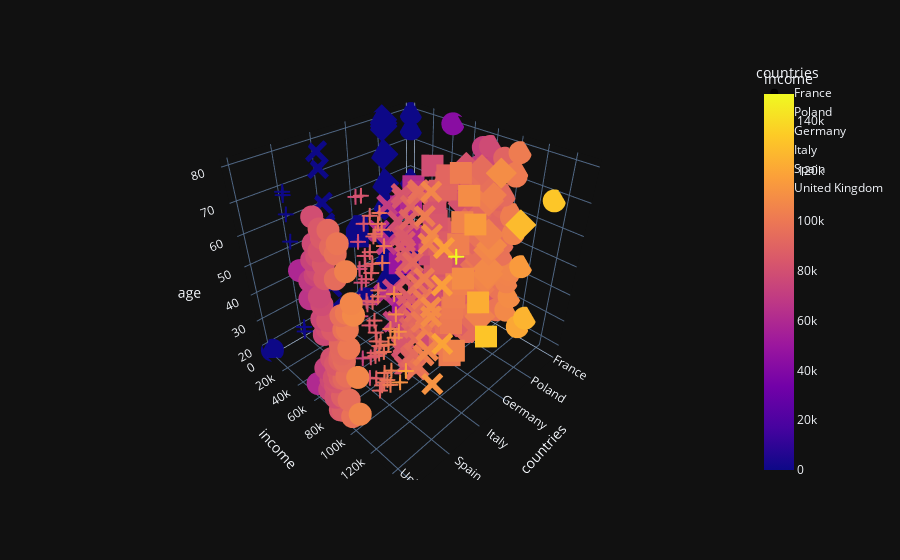

The cell this chart's notebook holds for it:
### Markdown cell above
Plot: Avg income in year by countries with precise age

### Code cell
fig = px.bar(df_avg_income_in_year_by_country_with_precise_age_from_list,x="countries",y="income",color="countries",hover_name="countries",
            animation_frame="age",range_y=[30000,120000],template=theme)
fig.update_layout(
title="Avg income in year by countries",
xaxis_title="Countries",
yaxis_title="Dollars",
)
fig.layout.updatemenus[0].buttons[0].args[1]['frame']['duration'] = 1650
fig.layout.updatemenus[0].buttons[0].args[1]['transition']['duration'] = 600
fig.show(renderer='notebook_connected')


fig2 = px.scatter(df_avg_income_in_year_by_country_with_precise_age_from_list,x="countries",y="income",color="income",size="income",hover_name="countries",
            animation_frame="age",range_y=[30000,120000],template=theme)
fig2.update_layout(
title="Avg income in year by countries",
xaxis_title="Countries",
yaxis_title="Dollars",
)
fig2.layout.updatemenus[0].buttons[0].args[1]['frame']['duration'] = 1650
fig2.layout.updatemenus[0].buttons[0].args[1]['transition']['duration'] = 600
fig2.show(renderer='notebook_connected')


fig3 = px.scatter_3d(df_avg_income_in_year_by_country_with_precise_age_from_list, x='countries', y='income', z='age',
              color='income',symbol='countries',template=theme)
fig3.show()

### Figure 1 — Plotly figure (JSON) as saved in the notebook; plotly's stock layout.template omitted (floating-point values rounded to 4 significant figures)
{"data": [{"hovertemplate": "countries=%{x}<br>income=%{marker.color}<br>age=%{z}<extra></extra>", "legendgroup": "France", "marker": {"color": [0, 84390.0, 120422, 64533, 98767, 0, 107900.0, 125613, 84490.0, 0, 56915, 74620.0, 109100.0, 98324, 72600.0, 75088, 82870, 104779, 93709, 83140.0, 105198, 82130.0, 105700.0, 85510.0, 76450.0, 115300.0, 97060.0, 79060.0, 0, 92675, 96910.0, 0, 96490.0, 96470.0, 68942, 105212, 88950.0, 92920, 0, 91300.0, 101835, 102500.0, 93266, 75344, 90270.0, 91696, 93620, 84021, 70300.0, 59180.0, 132431, 78370.0, 69885, 101100.0, 101500.0, 76606, 0, 90462, 71757, 77730.0, 101958, 0, 42885], "coloraxis": "coloraxis", "symbol": "circle"}, "mode": "markers", "name": "France", "scene": "scene", "showlegend": true, "type": "scatter3d", "x": ["France", "France", "France", "France", "France", "France", "France", "France", "France", "France", "France", "France", "France", "France", "France", "France", "France", "France", "France", "France", "France", "France", "France", "France", "France", "France", "France", "France", "France", "France", "France", "France", "France", "France", "France", "France", "France", "France", "France", "France", "France", "France", "France", "France", "France", "France", "France", "France", "France", "France", "France", "France", "France", "France", "France", "France", "France", "France", "France", "France", "France", "France", "France"], "y": [0, 84390.0, 120422, 64533, 98767, 0, 107900.0, 125613, 84490.0, 0, 56915, 74620.0, 109100.0, 98324, 72600.0, 75088, 82870, 104779, 93709, 83140.0, 105198, 82130.0, 105700.0, 85510.0, 76450.0, 115300.0, 97060.0, 79060.0, 0, 92675, 96910.0, 0, 96490.0, 96470.0, 68942, 105212, 88950.0, 92920, 0, 91300.0, 101835, 102500.0, 93266, 75344, 90270.0, 91696, 93620, 84021, 70300.0, 59180.0, 132431, 78370.0, 69885, 101100.0, 101500.0, 76606, 0, 90462, 71757, 77730.0, 101958, 0, 42885], "z": [18, 19, 20, 21, 22, 23, 24, 25, 26, 27, 28, 29, 30, 31, 32, 33, 34, 35, 36, 37, 38, 39, 40, 41, 42, 43, 44, 45, 46, 47, 48, 49, 50, 51, 52, 53, 54, 55, 56, 57, 58, 59, 60, 61, 62, 63, 64, 65, 66, 67, 68, 69, 70, 71, 72, 73, 74, 75, 76, 77, 78, 79, 80]}, {"hovertemplate": "countries=%{x}<br>income=%{marker.color}<br>age=%{z}<extra></extra>", "legendgroup": "Poland", "marker": {"color": [0, 94740.0, 82645, 0, 87653, 84998, 77489, 84975, 94033, 79090.0, 104689, 99605, 0, 78442, 58741, 79631, 86400.0, 81521, 90220.0, 75520.0, 101600.0, 0, 79566, 78560.0, 104381, 105715, 81090.0, 107662, 96130.0, 107584, 99842, 74090.0, 95430.0, 0, 84507, 106270, 91466, 108279, 97400.0, 82480.0, 104800.0, 0, 95354, 91870.0, 93250.0, 92420.0, 81140.0, 128407, 74430.0, 85314, 102000.0, 0, 103767, 90420.0, 86757, 94120.0, 95951, 81800.0, 94500.0, 109547, 0, 0, 0], "coloraxis": "coloraxis", "symbol": "diamond"}, "mode": "markers", "name": "Poland", "scene": "scene", "showlegend": true, "type": "scatter3d", "x": ["Poland", "Poland", "Poland", "Poland", "Poland", "Poland", "Poland", "Poland", "Poland", "Poland", "Poland", "Poland", "Poland", "Poland", "Poland", "Poland", "Poland", "Poland", "Poland", "Poland", "Poland", "Poland", "Poland", "Poland", "Poland", "Poland", "Poland", "Poland", "Poland", "Poland", "Poland", "Poland", "Poland", "Poland", "Poland", "Poland", "Poland", "Poland", "Poland", "Poland", "Poland", "Poland", "Poland", "Poland", "Poland", "Poland", "Poland", "Poland", "Poland", "Poland", "Poland", "Poland", "Poland", "Poland", "Poland", "Poland", "Poland", "Poland", "Poland", "Poland", "Poland", "Poland", "Poland"], "y": [0, 94740.0, 82645, 0, 87653, 84998, 77489, 84975, 94033, 79090.0, 104689, 99605, 0, 78442, 58741, 79631, 86400.0, 81521, 90220.0, 75520.0, 101600.0, 0, 79566, 78560.0, 104381, 105715, 81090.0, 107662, 96130.0, 107584, 99842, 74090.0, 95430.0, 0, 84507, 106270, 91466, 108279, 97400.0, 82480.0, 104800.0, 0, 95354, 91870.0, 93250.0, 92420.0, 81140.0, 128407, 74430.0, 85314, 102000.0, 0, 103767, 90420.0, 86757, 94120.0, 95951, 81800.0, 94500.0, 109547, 0, 0, 0], "z": [18, 19, 20, 21, 22, 23, 24, 25, 26, 27, 28, 29, 30, 31, 32, 33, 34, 35, 36, 37, 38, 39, 40, 41, 42, 43, 44, 45, 46, 47, 48, 49, 50, 51, 52, 53, 54, 55, 56, 57, 58, 59, 60, 61, 62, 63, 64, 65, 66, 67, 68, 69, 70, 71, 72, 73, 74, 75, 76, 77, 78, 79, 80]}, {"hovertemplate": "countries=%{x}<br>income=%{marker.color}<br>age=%{z}<extra></extra>", "legendgroup": "Germany", "marker": {"color": [0, 101634, 78610.0, 91480.0, 105400.0, 77741, 73560.0, 78979, 51237, 79100.0, 86001, 92418, 88452, 96552, 101200.0, 95525, 82690.0, 132163, 68880.0, 80104, 101500.0, 78765, 78730.0, 71779, 102597, 48522, 0, 122971, 87300.0, 103800.0, 0, 83640.0, 109000.0, 89160.0, 78464, 58181, 89385, 60420.0, 82670.0, 87140.0, 79942, 87283, 103200.0, 87860.0, 86960.0, 50654, 83977, 81330.0, 60370.0, 105300.0, 115395, 82418, 66982, 62676, 82370.0, 85900.0, 90660.0, 109100.0, 90920.0, 91810.0, 91436, 79050.0, 101700.0], "coloraxis": "coloraxis", "symbol": "square"}, "mode": "markers", "name": "Germany", "scene": "scene", "showlegend": true, "type": "scatter3d", "x": ["Germany", "Germany", "Germany", "Germany", "Germany", "Germany", "Germany", "Germany", "Germany", "Germany", "Germany", "Germany", "Germany", "Germany", "Germany", "Germany", "Germany", "Germany", "Germany", "Germany", "Germany", "Germany", "Germany", "Germany", "Germany", "Germany", "Germany", "Germany", "Germany", "Germany", "Germany", "Germany", "Germany", "Germany", "Germany", "Germany", "Germany", "Germany", "Germany", "Germany", "Germany", "Germany", "Germany", "Germany", "Germany", "Germany", "Germany", "Germany", "Germany", "Germany", "Germany", "Germany", "Germany", "Germany", "Germany", "Germany", "Germany", "Germany", "Germany", "Germany", "Germany", "Germany", "Germany"], "y": [0, 101634, 78610.0, 91480.0, 105400.0, 77741, 73560.0, 78979, 51237, 79100.0, 86001, 92418, 88452, 96552, 101200.0, 95525, 82690.0, 132163, 68880.0, 80104, 101500.0, 78765, 78730.0, 71779, 102597, 48522, 0, 122971, 87300.0, 103800.0, 0, 83640.0, 109000.0, 89160.0, 78464, 58181, 89385, 60420.0, 82670.0, 87140.0, 79942, 87283, 103200.0, 87860.0, 86960.0, 50654, 83977, 81330.0, 60370.0, 105300.0, 115395, 82418, 66982, 62676, 82370.0, 85900.0, 90660.0, 109100.0, 90920.0, 91810.0, 91436, 79050.0, 101700.0], "z": [18, 19, 20, 21, 22, 23, 24, 25, 26, 27, 28, 29, 30, 31, 32, 33, 34, 35, 36, 37, 38, 39, 40, 41, 42, 43, 44, 45, 46, 47, 48, 49, 50, 51, 52, 53, 54, 55, 56, 57, 58, 59, 60, 61, 62, 63, 64, 65, 66, 67, 68, 69, 70, 71, 72, 73, 74, 75, 76, 77, 78, 79, 80]}, {"hovertemplate": "countries=%{x}<br>income=%{marker.color}<br>age=%{z}<extra></extra>", "legendgroup": "Italy", "marker": {"color": [84376, 112100.0, 95620.0, 0, 98160.0, 88270.0, 90690.0, 81210, 93671, 83050, 103012, 83150.0, 0, 107000.0, 94750.0, 72817, 76650.0, 89530.0, 93652, 119500.0, 105000.0, 91539, 100556, 64024, 94480.0, 86790.0, 109029, 73360.0, 86690.0, 108600.0, 100747, 0, 0, 85640.0, 96710.0, 0, 0, 102236, 117000.0, 86812, 92370.0, 68059, 85773, 0, 61358, 85456, 81250.0, 84594, 105106, 117308, 79386, 107754, 89250.0, 70118, 0, 101900.0, 90600.0, 83520, 82879, 0, 95701, 96600.0, 106331], "coloraxis": "coloraxis", "symbol": "x"}, "mode": "markers", "name": "Italy", "scene": "scene", "showlegend": true, "type": "scatter3d", "x": ["Italy", "Italy", "Italy", "Italy", "Italy", "Italy", "Italy", "Italy", "Italy", "Italy", "Italy", "Italy", "Italy", "Italy", "Italy", "Italy", "Italy", "Italy", "Italy", "Italy", "Italy", "Italy", "Italy", "Italy", "Italy", "Italy", "Italy", "Italy", "Italy", "Italy", "Italy", "Italy", "Italy", "Italy", "Italy", "Italy", "Italy", "Italy", "Italy", "Italy", "Italy", "Italy", "Italy", "Italy", "Italy", "Italy", "Italy", "Italy", "Italy", "Italy", "Italy", "Italy", "Italy", "Italy", "Italy", "Italy", "Italy", "Italy", "Italy", "Italy", "Italy", "Italy", "Italy"], "y": [84376, 112100.0, 95620.0, 0, 98160.0, 88270.0, 90690.0, 81210, 93671, 83050, 103012, 83150.0, 0, 107000.0, 94750.0, 72817, 76650.0, 89530.0, 93652, 119500.0, 105000.0, 91539, 100556, 64024, 94480.0, 86790.0, 109029, 73360.0, 86690.0, 108600.0, 100747, 0, 0, 85640.0, 96710.0, 0, 0, 102236, 117000.0, 86812, 92370.0, 68059, 85773, 0, 61358, 85456, 81250.0, 84594, 105106, 117308, 79386, 107754, 89250.0, 70118, 0, 101900.0, 90600.0, 83520, 82879, 0, 95701, 96600.0, 106331], "z": [18, 19, 20, 21, 22, 23, 24, 25, 26, 27, 28, 29, 30, 31, 32, 33, 34, 35, 36, 37, 38, 39, 40, 41, 42, 43, 44, 45, 46, 47, 48, 49, 50, 51, 52, 53, 54, 55, 56, 57, 58, 59, 60, 61, 62, 63, 64, 65, 66, 67, 68, 69, 70, 71, 72, 73, 74, 75, 76, 77, 78, 79, 80]}, {"hovertemplate": "countries=%{x}<br>income=%{marker.color}<br>age=%{z}<extra></extra>", "legendgroup": "Spain", "marker": {"color": [0, 90295, 0, 79900.0, 92820.0, 86941, 95222, 101468, 98540.0, 73408, 95930.0, 110912, 82334, 102800.0, 87430.0, 86730.0, 91320.0, 116396, 96140.0, 91960.0, 89450.0, 93430.0, 100900.0, 89000.0, 83110.0, 74366, 106839, 88350.0, 103100.0, 110600.0, 74470.0, 82360.0, 81722, 87525, 108320, 0, 92993, 78056, 93550.0, 82400.0, 107300.0, 76949, 87800.0, 82590.0, 0, 89300.0, 82740, 98030.0, 87550, 77350.0, 0, 0, 100015, 91421, 93281, 83590.0, 98560.0, 95790.0, 89218, 150899, 97311, 77909, 82710.0], "coloraxis": "coloraxis", "symbol": "cross"}, "mode": "markers", "name": "Spain", "scene": "scene", "showlegend": true, "type": "scatter3d", "x": ["Spain", "Spain", "Spain", "Spain", "Spain", "Spain", "Spain", "Spain", "Spain", "Spain", "Spain", "Spain", "Spain", "Spain", "Spain", "Spain", "Spain", "Spain", "Spain", "Spain", "Spain", "Spain", "Spain", "Spain", "Spain", "Spain", "Spain", "Spain", "Spain", "Spain", "Spain", "Spain", "Spain", "Spain", "Spain", "Spain", "Spain", "Spain", "Spain", "Spain", "Spain", "Spain", "Spain", "Spain", "Spain", "Spain", "Spain", "Spain", "Spain", "Spain", "Spain", "Spain", "Spain", "Spain", "Spain", "Spain", "Spain", "Spain", "Spain", "Spain", "Spain", "Spain", "Spain"], "y": [0, 90295, 0, 79900.0, 92820.0, 86941, 95222, 101468, 98540.0, 73408, 95930.0, 110912, 82334, 102800.0, 87430.0, 86730.0, 91320.0, 116396, 96140.0, 91960.0, 89450.0, 93430.0, 100900.0, 89000.0, 83110.0, 74366, 106839, 88350.0, 103100.0, 110600.0, 74470.0, 82360.0, 81722, 87525, 108320, 0, 92993, 78056, 93550.0, 82400.0, 107300.0, 76949, 87800.0, 82590.0, 0, 89300.0, 82740, 98030.0, 87550, 77350.0, 0, 0, 100015, 91421, 93281, 83590.0, 98560.0, 95790.0, 89218, 150899, 97311, 77909, 82710.0], "z": [18, 19, 20, 21, 22, 23, 24, 25, 26, 27, 28, 29, 30, 31, 32, 33, 34, 35, 36, 37, 38, 39, 40, 41, 42, 43, 44, 45, 46, 47, 48, 49, 50, 51, 52, 53, 54, 55, 56, 57, 58, 59, 60, 61, 62, 63, 64, 65, 66, 67, 68, 69, 70, 71, 72, 73, 74, 75, 76, 77, 78, 79, 80]}, {"hovertemplate": "countries=%{x}<br>income=%{marker.color}<br>age=%{z}<extra></extra>", "legendgroup": "United Kingdom", "marker": {"color": [0, 83890.0, 87361, 97272, 60290.0, 80390, 74000.0, 105681, 88260.0, 95270.0, 81710.0, 77270.0, 83110.0, 81380.0, 72892, 88070.0, 92060.0, 87030.0, 95550.0, 84780, 81170.0, 106500.0, 89860.0, 94583, 91048, 92976, 92623, 76358, 92210.0, 100400.0, 80280.0, 85880.0, 75961, 82004, 97263, 100680, 65920.0, 77980.0, 95929, 76360.0, 101201, 107511, 68533, 58890.0, 106400.0, 75038, 84296, 77903, 94235, 73630.0, 84620.0, 79070, 103991, 82040.0, 77243, 96472, 92975, 85790.0, 99110.0, 84600, 92380.0, 79190.0], "coloraxis": "coloraxis", "symbol": "circle"}, "mode": "markers", "name": "United Kingdom", "scene": "scene", "showlegend": true, "type": "scatter3d", "x": ["United Kingdom", "United Kingdom", "United Kingdom", "United Kingdom", "United Kingdom", "United Kingdom", "United Kingdom", "United Kingdom", "United Kingdom", "United Kingdom", "United Kingdom", "United Kingdom", "United Kingdom", "United Kingdom", "United Kingdom", "United Kingdom", "United Kingdom", "United Kingdom", "United Kingdom", "United Kingdom", "United Kingdom", "United Kingdom", "United Kingdom", "United Kingdom", "United Kingdom", "United Kingdom", "United Kingdom", "United Kingdom", "United Kingdom", "United Kingdom", "United Kingdom", "United Kingdom", "United Kingdom", "United Kingdom", "United Kingdom", "United Kingdom", "United Kingdom", "United Kingdom", "United Kingdom", "United Kingdom", "United Kingdom", "United Kingdom", "United Kingdom", "United Kingdom", "United Kingdom", "United Kingdom", "United Kingdom", "United Kingdom", "United Kingdom", "United Kingdom", "United Kingdom", "United Kingdom", "United Kingdom", "United Kingdom", "United Kingdom", "United Kingdom", "United Kingdom", "United Kingdom", "United Kingdom", "United Kingdom", "United Kingdom", "United Kingdom"], "y": [0, 83890.0, 87361, 97272, 60290.0, 80390, 74000.0, 105681, 88260.0, 95270.0, 81710.0, 77270.0, 83110.0, 81380.0, 72892, 88070.0, 92060.0, 87030.0, 95550.0, 84780, 81170.0, 106500.0, 89860.0, 94583, 91048, 92976, 92623, 76358, 92210.0, 100400.0, 80280.0, 85880.0, 75961, 82004, 97263, 100680, 65920.0, 77980.0, 95929, 76360.0, 101201, 107511, 68533, 58890.0, 106400.0, 75038, 84296, 77903, 94235, 73630.0, 84620.0, 79070, 103991, 82040.0, 77243, 96472, 92975, 85790.0, 99110.0, 84600, 92380.0, 79190.0], "z": [18, 19, 20, 21, 22, 23, 24, 25, 26, 27, 28, 29, 30, 31, 32, 33, 34, 35, 36, 37, 38, 39, 40, 41, 42, 43, 44, 45, 46, 47, 48, 49, 50, 51, 52, 53, 54, 55, 56, 57, 58, 59, 60, 61, 62, 63, 64, 65, 66, 67, 68, 69, 70, 71, 72, 73, 74, 75, 76, 77, 78, 79]}], "layout": {"autosize": true, "coloraxis": {"colorbar": {"title": {"text": "income"}}, "colorscale": [[0, "#0d0887"], [0.1111, "#46039f"], [0.2222, "#7201a8"], [0.3333, "#9c179e"], [0.4444, "#bd3786"], [0.5556, "#d8576b"], [0.6667, "#ed7953"], [0.7778, "#fb9f3a"], [0.8889, "#fdca26"], [1, "#f0f921"]]}, "legend": {"title": {"text": "countries"}, "tracegroupgap": 0}, "margin": {"t": 60}, "scene": {"aspectmode": "auto", "aspectratio": {"x": 1, "y": 1, "z": 1}, "domain": {"x": [0, 1], "y": [0, 1]}, "xaxis": {"categoryarray": ["France", "Poland", "Germany", "Italy", "Spain", "United Kingdom"], "categoryorder": "array", "title": {"text": "countries"}, "type": "category"}, "yaxis": {"title": {"text": "income"}, "type": "linear"}, "zaxis": {"title": {"text": "age"}, "type": "linear"}}}}
